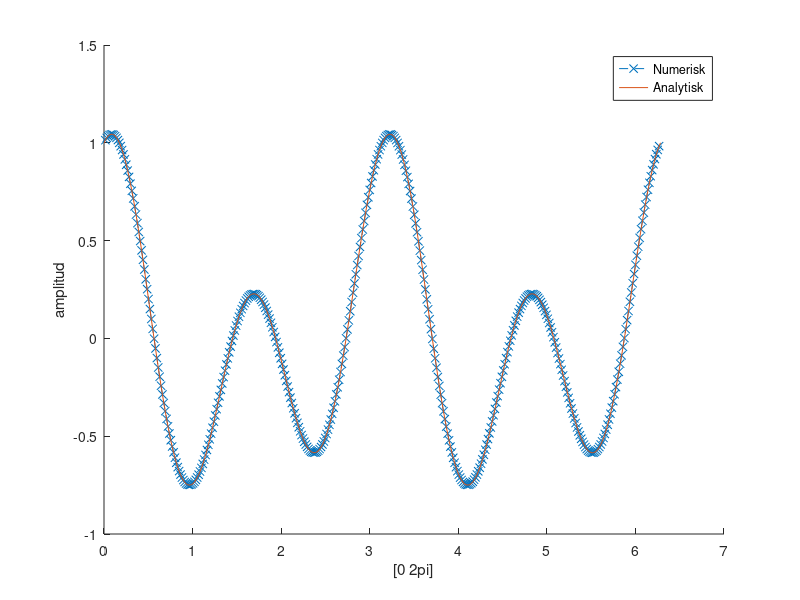
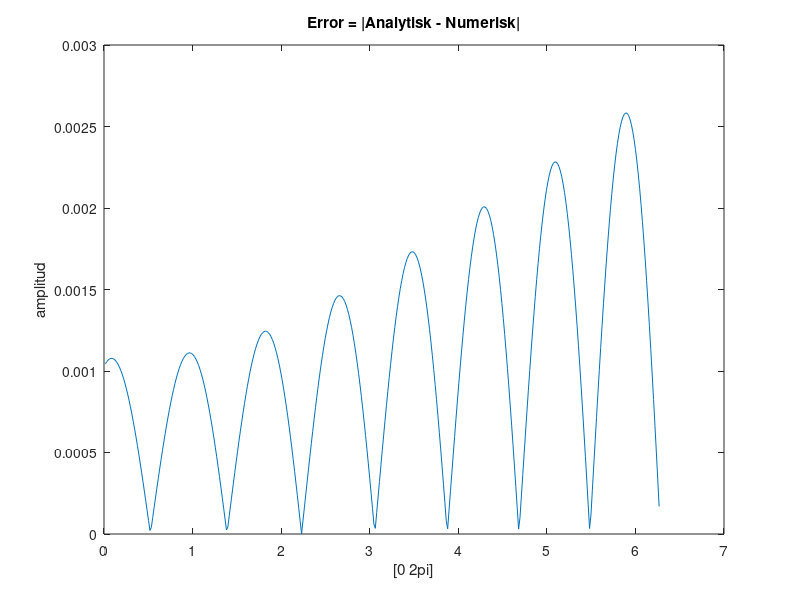

Write the MATLAB code that produced these figures, in order.
%% P2A U2d
% Au = q -> u = A\q
% u RV kända, dvs lös okända u(2:end-1)
clearvars, clc, close all

% Parametrar
gamma = 1;
delta = 1;
d     = 5;

A     = (delta - d/12);
B     = gamma / 4;
C     = d/12;
U     = @(x) A*cos(4*x) + B*sin(4*x) + C*cos(2*x);
F     = @(x) d*cos(2*x);

% Diskretisering
x0    = 0;
xN    = 2*pi;
N     = 400;
h     = (xN - x0) / N;
x     = linspace(x0, xN, N+1);
xi    = x(2:end-1);

% System Matris (formel 3)
diagOffC = (1/h^2)      * ones(1, N-2);   % Diagonal, Off-Center
diagC    = (16 - 2/h^2) * ones(1, N-1);   % Diagonal, Center
A1       = diag(diagOffC, -1);
A2       = diag(diagC, 0);
A3       = diag(diagOffC, +1);
A        = A1 + A2 + A3;

% Neumann RV (formel 6)
A(1,1) = diagC(1) + (4/3)*diagOffC(1);
A(1,2) = diagOffC(1) - (1/3)*diagOffC(1);

% Dirichlet RV
beta   = U(2*pi);

% Definera högerled
q      = F(xi)';
q(1)   = q(1) + (2*h*gamma/3)*diagOffC(1);
q(end) = q(end) - diagOffC(end)*beta;

% Numerisk och Analytisk lösning
u      = A\q;
w      = U(x)';
error  = abs(u - w(2:end-1));

%% Plotta Numerisk och Analytisk lösning
figure;
hold on
plot(xi, u, '--x');
plot(x, w);
hold off
legend("Numerisk", "Analytisk")
xlabel("[0 2pi]")
ylabel("amplitud")

% Plotta felet mellan Numerisk och Analytisk lösning
figure;
plot(xi, error)
xlabel("[0 2pi]")
ylabel("amplitud")
title("Error = |Analytisk - Numerisk|")
